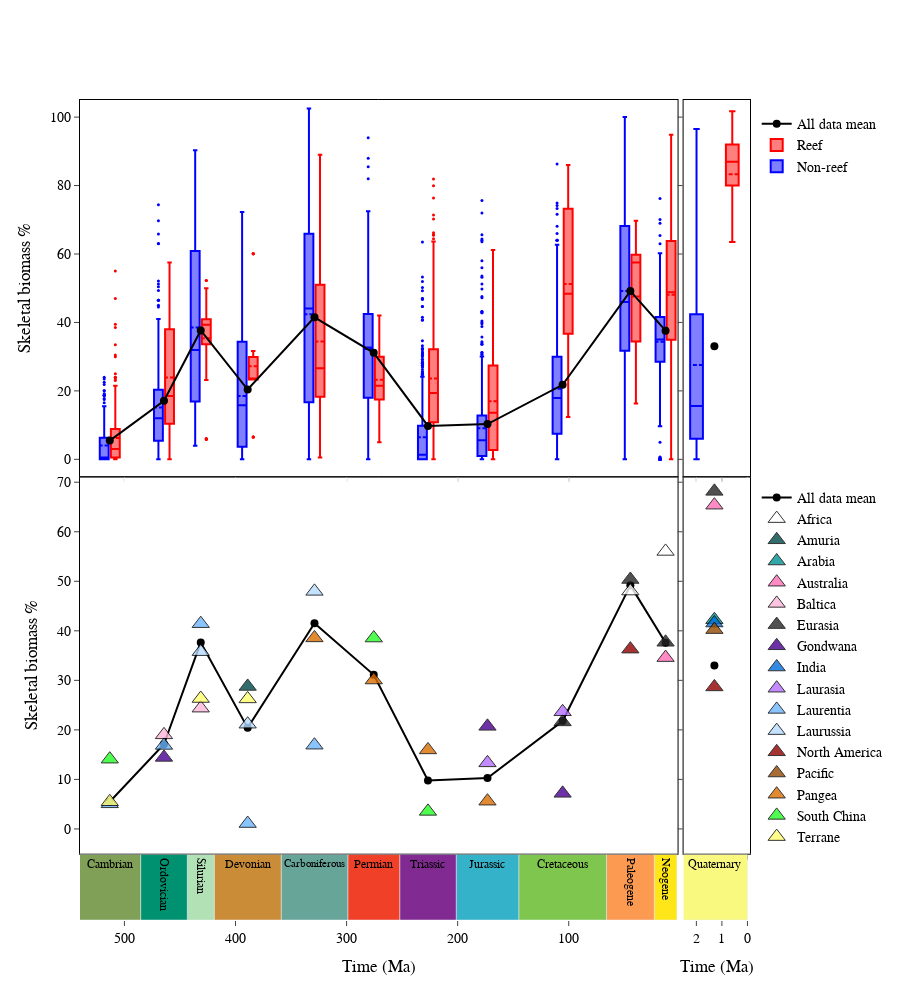

The code cell stored with this chart in its notebook:
### Markdown cell above
# Plot Figure 2

### Code cell
fig = make_subplots(rows=3, cols=2,column_widths=[0.9,0.1],
                    row_heights = [0.46, 0.46, 0.08],
                    specs=[[{"secondary_y": False},{"secondary_y": False}],
                           [{"secondary_y": False},{"secondary_y": False}],
                           [{"secondary_y": False},{"secondary_y": False}],
                          ],
                    shared_yaxes = True,shared_xaxes = True,vertical_spacing = 0.001,horizontal_spacing=0.009)

#Row 1
# reef and non reef

fig.add_trace(go.Scatter(x = data_skeletal['time'][1:],y = data_skeletal['mean'][1:],mode = 'lines+markers',
                         name = 'All data mean', showlegend = True,legendgroup='1',
                         marker = dict(color = 'black',size = 8),
                         ),row=1,col=1)
fig.add_trace(go.Scatter(x = data_skeletal['time'][:1],y = data_skeletal['mean'][:1],mode = 'lines+markers',
                         name = 'All data Mean', showlegend = False, 
                         marker = dict(color = 'black',size = 8),
                         ),row=1,col=2)

fig.add_trace(go.Box(x = reef_data['mean_ma']-5,y = reef_data['skeletal_total'],#mode = 'lines+markers',
                         name = 'Reef', showlegend = True,width=8,boxmean=True,legendgroup='1',
                         marker = dict(color = 'red',size = 3,),
                         ),row=1,col=1) ## -5 is for positioning the box on the plot
fig.add_trace(go.Box(x = non_reef_data['mean_ma']+5,y = non_reef_data['skeletal_total'],#mode = 'lines+markers',
                         name = 'Non-reef', showlegend = True,width=8,boxmean=True,legendgroup='1',
                         marker = dict(color = 'blue',size = 3,),
                         ),row=1,col=1) ## +5 is for positioning the box on the plot

fig.add_trace(go.Box(x = quart_reef['mean_ma']-0.7,y = quart_reef['skeletal_total'],#mode = 'lines+markers',
                         name = 'Reef', showlegend = False,width=0.5,boxmean=True,
                         marker = dict(color = 'red',size = 0.05,),
                         ),row=1,col=2) ## -5 is for positioning the box on the plot
fig.add_trace(go.Box(x = quart_non_reef['mean_ma']+0.7,y = quart_non_reef['skeletal_total'],#mode = 'lines+markers',
                         name = 'Non-reef', showlegend = False,width=0.5,boxmean=True,
                         marker = dict(color = 'blue',size = 0.05,),
                         ),row=1,col=2) ## +5 is for positioning the box on the plot

fig.update_xaxes(range=(540,2.01),ticks = 'outside',showline = True, showticklabels = False,mirror=True,
                          linecolor = 'black',row=1,col=1)
fig.update_xaxes(range=(2.5,-0.1),ticks = 'outside',showline = True, showticklabels = False,mirror=True,
                          linecolor = 'black',row=1,col=2)

fig.update_layout(boxmode='group')

# Row 2

fig.add_trace(go.Scatter(x = data_skeletal['time'][1:],y = data_skeletal['mean'][1:],mode = 'lines+markers',
                         name = 'All data mean', 
                         showlegend = True, legendgroup='2',
                         marker = dict(color = 'black',size = 8)
                         ),row=2,col=1)

fig.add_trace(go.Scatter(x = data_skeletal['time'][:1],y = data_skeletal['mean'][:1],mode = 'lines+markers',
                         
                         showlegend = False,
                         marker = dict(color = 'black',size = 8)
                         ),row=2,col=2)

for i, continent in enumerate(paleocontinents):
    subset = data_skeletal_continent[data_skeletal_continent['paleocontinent'] == continent]
    
    fig.add_trace(go.Scatter(x = subset[~(subset['period'] =='Quaternary')]['time'],
                             y = subset[~(subset['period']=='Quaternary')]['mean'],mode = 'markers',
                             showlegend = True, legendgroup='2', name=continent,
                             marker = dict(size = 15, color=colors[i], opacity=0.8,
                                           symbol='triangle-up', line=dict(color='black',width=1)),
                             ),row=2,col=1)

    if len(subset[~(subset['period'] =='Quaternary')]) == 0:
        showlegend=True
    else:
        showlegend=False
    fig.add_trace(go.Scatter(x = subset[subset['period']=='Quaternary']['time'],
                             y = subset[subset['period']=='Quaternary']['mean'],mode = 'markers',
                             showlegend = showlegend, legendgroup='2', name=continent,
                             marker = dict(size = 15, color=colors[i], opacity=0.8,
                                           symbol='triangle-up', line=dict(color='black',width=1)),
                             ),row=2,col=2)

fig.update_xaxes(ticks = 'outside',showline = True, 
                         mirror = True,linecolor = 'black',row=2,col=1)
fig.update_xaxes(range=(2.5,-0.1),ticks = 'outside',showline = True, 
                         mirror = True,linecolor = 'black',row=2,col=2)

#Row 3
#time
plot_utils.plot_time(fig,time_period[1:],width_period[1:],3,1)
plot_utils.plot_time(fig,time_period[:1],width_period[:1],3,2)

#y_axes
fig.update_yaxes(title = 'Skeletal biomass %',ticks = 'outside',showline = True,title_font_family='Helvetica', 
                         mirror = True,linecolor = 'black',row=1,col=1)
fig.update_yaxes(title = 'Skeletal biomass %',ticks = 'outside',showline = True,title_font_family='Helvetica', 
                         mirror = True,linecolor = 'black',row=2,col=1)
fig.update_yaxes(ticks = 'outside',showline = True,title_font_family='Helvetica', 
                         mirror = True,linecolor = 'black',row=1,col=2)
fig.update_yaxes(ticks = 'outside',showline = True,title_font_family='Helvetica', 
                         mirror = True,linecolor = 'black',row=2,col=2)


#x_axes
fig.update_xaxes(range=(540,2.01),ticks = 'outside',title = 'Time (Ma)',row=3,col=1)
fig.update_xaxes(range=(2.5,-0.1),ticks = 'outside',title = 'Time (Ma)',row=3,col=2)




fig.update_layout(height = 1000, width = 900,font_color = 'black', font_family='Helvetica',font_size=14,
                  paper_bgcolor = 'white',
                  plot_bgcolor = 'white',
                  yaxis1=dict(range=(-5,105)),
                  yaxis3=dict(range=(-5,71)),
                  yaxis5=dict(range=(0,0.2)),


                  
                  legend=dict(bgcolor='rgba(0,0,0,0)',valign='top',
                              yanchor="top",
                              y=0.99,
                              xanchor="left",
                              x=1.01),
                  legend_tracegroupgap = 310
                 )

fig.show()
fig.write_image('./figures/Figure_2.png',scale = 6)

### Figure 1 — Plotly figure (JSON) as saved in the notebook; plotly's stock layout.template omitted (floating-point values rounded to 4 significant figures; data arrays with more than 128 entries replaced by an {"elided": "..."} marker saying what was removed)
{"data": [{"legendgroup": "1", "marker": {"color": "black", "size": 8}, "mode": "lines+markers", "name": "All data mean", "showlegend": true, "type": "scatter", "x": [12.81, 44.51, 105.5, 173.1, 226.7, 275.5, 328.9, 389.1, 431.3, 464.4, 513.2], "xaxis": "x", "y": [37.59, 49.18, 21.79, 10.3, 9.768, 31.13, 41.51, 20.41, 37.66, 17.1, 5.48], "yaxis": "y"}, {"marker": {"color": "black", "size": 8}, "mode": "lines+markers", "name": "All data Mean", "showlegend": false, "type": "scatter", "x": [1.294], "xaxis": "x2", "y": [33.01], "yaxis": "y2"}, {"boxmean": true, "legendgroup": "1", "marker": {"color": "red", "size": 3}, "name": "Reef", "showlegend": true, "type": "box", "width": 8, "x": {"elided": "1132 float values"}, "xaxis": "x", "y": {"elided": "1132 float values"}, "yaxis": "y"}, {"boxmean": true, "legendgroup": "1", "marker": {"color": "blue", "size": 3}, "name": "Non-reef", "showlegend": true, "type": "box", "width": 8, "x": {"elided": "5537 float values"}, "xaxis": "x", "y": {"elided": "5537 float values"}, "yaxis": "y"}, {"boxmean": true, "marker": {"color": "red", "size": 0.05}, "name": "Reef", "showlegend": false, "type": "box", "width": 0.5, "x": [0.594, 0.594, 0.594, 0.594, 0.594, 0.594, 0.594, 0.594, 0.594, 0.594, 0.594, 0.594, 0.594, 0.594, 0.594, 0.594, 0.594, 0.594, 0.594, 0.594, 0.594, 0.594, 0.594, 0.594, 0.594, 0.594, 0.594, 0.594, 0.594, 0.594, 0.594, 0.594, 0.594, 0.594, 0.594, 0.594, 0.594, 0.594, 0.594, 0.594, 0.594, 0.594, 0.594, 0.594, 0.594, 0.594, 0.594, 0.594, 0.594, 0.594, 0.594, 0.594, 0.594, 0.594, 0.594, 0.594, 0.594, 0.594, 0.594, 0.594, 0.594, 0.594, 0.594, 0.594, 0.594, 0.594, 0.594, 0.594, 0.594, 0.594, 0.594, 0.594, 0.594, 0.594, 0.594, 0.594, 0.594, 0.594, 0.594, 0.594, 0.594, 0.594, 0.594, 0.594, 0.594, 0.594, 0.594, 0.594, 0.594, 0.594, 0.594, 0.594, 0.594, 0.594, 0.594, 0.594, 0.594, 0.594, 0.594, 0.594, 0.594, 0.594, 0.594, 0.594, 0.594, 0.594], "xaxis": "x2", "y": [80.4, 90.82, 84.27, 80.25, 71.8, 84.86, 86.06, 87.18, 84.36, 101.7, 100.3, 100, 87.6, 73.5, 73.7, 87.5, 93.3, 86.8, 70.98, 97.1, 85.7, 100, 92, 85.31, 96.8, 50.86, 96.9, 91.76, 90.5, 95.64, 67.27, 99.5, 70.1, 95.2, 80, 87.8, 86.2, 90.9, 80, 92, 71.8, 98.7, 80.9, 94.3, 93.4, 94.9, 90.5, 75.9, 89.6, 86.1, 95.5, 77.5, 82.5, 85.5, 87, 66.9, 89.5, 87.8, 83.6, 84.3, 82.3, 96.4, 80.51, 74.4, 84, 84.4, 82.4, 88.7, 88.3, 89.4, 97, 87.7, 93.7, 76.67, 88.87, 93, 91, 52.98, 43.86, 95, 67.49, 86.86, 87, 88, 67.64, 40.24, 79.2, 33.45, 92, 93, 88, 63.5, 69.8, 97, 91.7, 90.3, 81.4, 47.4, 95, 91.6, 97.4, 24.55, 79.1, 75.3, 80.1, 83], "yaxis": "y2"}, {"boxmean": true, "marker": {"color": "blue", "size": 0.05}, "name": "Non-reef", "showlegend": false, "type": "box", "width": 0.5, "x": {"elided": "974 float values"}, "xaxis": "x2", "y": {"elided": "974 float values"}, "yaxis": "y2"}, {"legendgroup": "2", "marker": {"color": "black", "size": 8}, "mode": "lines+markers", "name": "All data mean", "showlegend": true, "type": "scatter", "x": [12.81, 44.51, 105.5, 173.1, 226.7, 275.5, 328.9, 389.1, 431.3, 464.4, 513.2], "xaxis": "x3", "y": [37.59, 49.18, 21.79, 10.3, 9.768, 31.13, 41.51, 20.41, 37.66, 17.1, 5.48], "yaxis": "y3"}, {"marker": {"color": "black", "size": 8}, "mode": "lines+markers", "showlegend": false, "type": "scatter", "x": [1.294], "xaxis": "x4", "y": [33.01], "yaxis": "y4"}, {"legendgroup": "2", "marker": {"color": "#FFFFFF", "line": {"color": "black", "width": 1}, "opacity": 0.8, "size": 15, "symbol": "triangle-up"}, "mode": "markers", "name": "Africa", "showlegend": true, "type": "scatter", "x": [12.81, 44.51], "xaxis": "x3", "y": [56.03, 48.03], "yaxis": "y3"}, {"legendgroup": "2", "marker": {"color": "#FFFFFF", "line": {"color": "black", "width": 1}, "opacity": 0.8, "size": 15, "symbol": "triangle-up"}, "mode": "markers", "name": "Africa", "showlegend": false, "type": "scatter", "x": [], "xaxis": "x4", "y": [], "yaxis": "y4"}, {"legendgroup": "2", "marker": {"color": "#004949", "line": {"color": "black", "width": 1}, "opacity": 0.8, "size": 15, "symbol": "triangle-up"}, "mode": "markers", "name": "Amuria", "showlegend": true, "type": "scatter", "x": [389.1], "xaxis": "x3", "y": [28.77], "yaxis": "y3"}, {"legendgroup": "2", "marker": {"color": "#004949", "line": {"color": "black", "width": 1}, "opacity": 0.8, "size": 15, "symbol": "triangle-up"}, "mode": "markers", "name": "Amuria", "showlegend": false, "type": "scatter", "x": [], "xaxis": "x4", "y": [], "yaxis": "y4"}, {"legendgroup": "2", "marker": {"color": "#009292", "line": {"color": "black", "width": 1}, "opacity": 0.8, "size": 15, "symbol": "triangle-up"}, "mode": "markers", "name": "Arabia", "showlegend": true, "type": "scatter", "x": [], "xaxis": "x3", "y": [], "yaxis": "y3"}, {"legendgroup": "2", "marker": {"color": "#009292", "line": {"color": "black", "width": 1}, "opacity": 0.8, "size": 15, "symbol": "triangle-up"}, "mode": "markers", "name": "Arabia", "showlegend": true, "type": "scatter", "x": [1.294], "xaxis": "x4", "y": [42.24], "yaxis": "y4"}, {"legendgroup": "2", "marker": {"color": "#ff6db6", "line": {"color": "black", "width": 1}, "opacity": 0.8, "size": 15, "symbol": "triangle-up"}, "mode": "markers", "name": "Australia", "showlegend": true, "type": "scatter", "x": [12.81], "xaxis": "x3", "y": [34.59], "yaxis": "y3"}, {"legendgroup": "2", "marker": {"color": "#ff6db6", "line": {"color": "black", "width": 1}, "opacity": 0.8, "size": 15, "symbol": "triangle-up"}, "mode": "markers", "name": "Australia", "showlegend": false, "type": "scatter", "x": [1.294], "xaxis": "x4", "y": [65.37], "yaxis": "y4"}, {"legendgroup": "2", "marker": {"color": "#ffb6db", "line": {"color": "black", "width": 1}, "opacity": 0.8, "size": 15, "symbol": "triangle-up"}, "mode": "markers", "name": "Baltica", "showlegend": true, "type": "scatter", "x": [431.3, 464.4], "xaxis": "x3", "y": [24.39, 19.0], "yaxis": "y3"}, {"legendgroup": "2", "marker": {"color": "#ffb6db", "line": {"color": "black", "width": 1}, "opacity": 0.8, "size": 15, "symbol": "triangle-up"}, "mode": "markers", "name": "Baltica", "showlegend": false, "type": "scatter", "x": [], "xaxis": "x4", "y": [], "yaxis": "y4"}, {"legendgroup": "2", "marker": {"color": "#252525", "line": {"color": "black", "width": 1}, "opacity": 0.8, "size": 15, "symbol": "triangle-up"}, "mode": "markers", "name": "Eurasia", "showlegend": true, "type": "scatter", "x": [12.81, 44.51, 105.5], "xaxis": "x3", "y": [37.69, 50.36, 21.61], "yaxis": "y3"}, {"legendgroup": "2", "marker": {"color": "#252525", "line": {"color": "black", "width": 1}, "opacity": 0.8, "size": 15, "symbol": "triangle-up"}, "mode": "markers", "name": "Eurasia", "showlegend": false, "type": "scatter", "x": [1.294], "xaxis": "x4", "y": [68.16], "yaxis": "y4"}, {"legendgroup": "2", "marker": {"color": "#490092", "line": {"color": "black", "width": 1}, "opacity": 0.8, "size": 15, "symbol": "triangle-up"}, "mode": "markers", "name": "Gondwana", "showlegend": true, "type": "scatter", "x": [105.5, 173.2, 464.4], "xaxis": "x3", "y": [7.194, 20.72, 14.44], "yaxis": "y3"}, {"legendgroup": "2", "marker": {"color": "#490092", "line": {"color": "black", "width": 1}, "opacity": 0.8, "size": 15, "symbol": "triangle-up"}, "mode": "markers", "name": "Gondwana", "showlegend": false, "type": "scatter", "x": [], "xaxis": "x4", "y": [], "yaxis": "y4"}, {"legendgroup": "2", "marker": {"color": "#006ddb", "line": {"color": "black", "width": 1}, "opacity": 0.8, "size": 15, "symbol": "triangle-up"}, "mode": "markers", "name": "India", "showlegend": true, "type": "scatter", "x": [], "xaxis": "x3", "y": [], "yaxis": "y3"}, {"legendgroup": "2", "marker": {"color": "#006ddb", "line": {"color": "black", "width": 1}, "opacity": 0.8, "size": 15, "symbol": "triangle-up"}, "mode": "markers", "name": "India", "showlegend": true, "type": "scatter", "x": [1.294], "xaxis": "x4", "y": [41.58], "yaxis": "y4"}, {"legendgroup": "2", "marker": {"color": "#b66dff", "line": {"color": "black", "width": 1}, "opacity": 0.8, "size": 15, "symbol": "triangle-up"}, "mode": "markers", "name": "Laurasia", "showlegend": true, "type": "scatter", "x": [105.5, 173.2], "xaxis": "x3", "y": [23.65, 13.34], "yaxis": "y3"}, {"legendgroup": "2", "marker": {"color": "#b66dff", "line": {"color": "black", "width": 1}, "opacity": 0.8, "size": 15, "symbol": "triangle-up"}, "mode": "markers", "name": "Laurasia", "showlegend": false, "type": "scatter", "x": [], "xaxis": "x4", "y": [], "yaxis": "y4"}, {"legendgroup": "2", "marker": {"color": "#6db6ff", "line": {"color": "black", "width": 1}, "opacity": 0.8, "size": 15, "symbol": "triangle-up"}, "mode": "markers", "name": "Laurentia", "showlegend": true, "type": "scatter", "x": [328.9, 389.0, 431.3, 464.4, 513.2], "xaxis": "x3", "y": [16.91, 1.092, 41.44, 16.87, 5.072], "yaxis": "y3"}, {"legendgroup": "2", "marker": {"color": "#6db6ff", "line": {"color": "black", "width": 1}, "opacity": 0.8, "size": 15, "symbol": "triangle-up"}, "mode": "markers", "name": "Laurentia", "showlegend": false, "type": "scatter", "x": [], "xaxis": "x4", "y": [], "yaxis": "y4"}, {"legendgroup": "2", "marker": {"color": "#b6dbff", "line": {"color": "black", "width": 1}, "opacity": 0.8, "size": 15, "symbol": "triangle-up"}, "mode": "markers", "name": "Laurussia", "showlegend": true, "type": "scatter", "x": [328.9, 389.1, 431.3], "xaxis": "x3", "y": [47.97, 21.15, 35.79], "yaxis": "y3"}, {"legendgroup": "2", "marker": {"color": "#b6dbff", "line": {"color": "black", "width": 1}, "opacity": 0.8, "size": 15, "symbol": "triangle-up"}, "mode": "markers", "name": "Laurussia", "showlegend": false, "type": "scatter", "x": [], "xaxis": "x4", "y": [], "yaxis": "y4"}, {"legendgroup": "2", "marker": {"color": "#920000", "line": {"color": "black", "width": 1}, "opacity": 0.8, "size": 15, "symbol": "triangle-up"}, "mode": "markers", "name": "North America", "showlegend": true, "type": "scatter", "x": [44.52], "xaxis": "x3", "y": [36.3], "yaxis": "y3"}, {"legendgroup": "2", "marker": {"color": "#920000", "line": {"color": "black", "width": 1}, "opacity": 0.8, "size": 15, "symbol": "triangle-up"}, "mode": "markers", "name": "North America", "showlegend": false, "type": "scatter", "x": [1.294], "xaxis": "x4", "y": [28.67], "yaxis": "y4"}, {"legendgroup": "2", "marker": {"color": "#924900", "line": {"color": "black", "width": 1}, "opacity": 0.8, "size": 15, "symbol": "triangle-up"}, "mode": "markers", "name": "Pacific", "showlegend": true, "type": "scatter", "x": [], "xaxis": "x3", "y": [], "yaxis": "y3"}, {"legendgroup": "2", "marker": {"color": "#924900", "line": {"color": "black", "width": 1}, "opacity": 0.8, "size": 15, "symbol": "triangle-up"}, "mode": "markers", "name": "Pacific", "showlegend": true, "type": "scatter", "x": [1.294], "xaxis": "x4", "y": [40.24], "yaxis": "y4"}, {"legendgroup": "2", "marker": {"color": "#db6d00", "line": {"color": "black", "width": 1}, "opacity": 0.8, "size": 15, "symbol": "triangle-up"}, "mode": "markers", "name": "Pangea", "showlegend": true, "type": "scatter", "x": [173.2, 226.7, 275.5, 328.9], "xaxis": "x3", "y": [5.604, 15.95, 30.07, 38.57], "yaxis": "y3"}, {"legendgroup": "2", "marker": {"color": "#db6d00", "line": {"color": "black", "width": 1}, "opacity": 0.8, "size": 15, "symbol": "triangle-up"}, "mode": "markers", "name": "Pangea", "showlegend": false, "type": "scatter", "x": [], "xaxis": "x4", "y": [], "yaxis": "y4"}, {"legendgroup": "2", "marker": {"color": "#24ff24", "line": {"color": "black", "width": 1}, "opacity": 0.8, "size": 15, "symbol": "triangle-up"}, "mode": "markers", "name": "South China", "showlegend": true, "type": "scatter", "x": [226.7, 275.5, 513.2], "xaxis": "x3", "y": [3.547, 38.54, 14.09], "yaxis": "y3"}, {"legendgroup": "2", "marker": {"color": "#24ff24", "line": {"color": "black", "width": 1}, "opacity": 0.8, "size": 15, "symbol": "triangle-up"}, "mode": "markers", "name": "South China", "showlegend": false, "type": "scatter", "x": [], "xaxis": "x4", "y": [], "yaxis": "y4"}, {"legendgroup": "2", "marker": {"color": "#ffff6d", "line": {"color": "black", "width": 1}, "opacity": 0.8, "size": 15, "symbol": "triangle-up"}, "mode": "markers", "name": "Terrane", "showlegend": true, "type": "scatter", "x": [389.0, 431.3, 513.2], "xaxis": "x3", "y": [26.26, 26.33, 5.482], "yaxis": "y3"}, {"legendgroup": "2", "marker": {"color": "#ffff6d", "line": {"color": "black", "width": 1}, "opacity": 0.8, "size": 15, "symbol": "triangle-up"}, "mode": "markers", "name": "Terrane", "showlegend": false, "type": "scatter", "x": [], "xaxis": "x4", "y": [], "yaxis": "y4"}, {"dx": 100, "marker": {"color": ["#FFE619", "#FD9A52", "#7FC64E", "#34B2C9", "#812B92", "#F04028", "#67A599", "#CB8C37", "#B3E1B6", "#009270", "#7FA056"]}, "offset": 0, "showlegend": false, "text": ["Neogene", "Paleogene", "Cretaceous", "Jurassic", "Triassic", "Permian", "Carboniferous", "Devonian", "Silurian", "Ordovician", "Cambrian"], "textfont": {"color": "black", "family": "Arial black", "size": 12}, "textposition": "inside", "type": "bar", "width": [20.44, 42.97, 79, 56.3, 50.87, 46.73, 60, 60.3, 24.2, 42, 55.6], "x": [2.588, 23.03, 66, 145, 201.3, 252.2, 298.9, 358.9, 419.2, 443.4, 485.4], "x0": 0, "xaxis": "x5", "y": [0.2, 0.2, 0.2, 0.2, 0.2, 0.2, 0.2, 0.2, 0.2, 0.2, 0.2], "yaxis": "y5"}, {"dx": 100, "marker": {"color": ["#F9F97F"]}, "offset": 0, "showlegend": false, "text": ["Quaternary"], "textfont": {"color": "black", "family": "Arial black", "size": 12}, "textposition": "inside", "type": "bar", "width": [2.588], "x": [0], "x0": 0, "xaxis": "x6", "y": [0.2], "yaxis": "y6"}], "layout": {"boxmode": "group", "font": {"color": "black", "family": "Helvetica", "size": 14}, "height": 1000, "legend": {"bgcolor": "rgba(0,0,0,0)", "tracegroupgap": 310, "valign": "top", "x": 1.01, "xanchor": "left", "y": 0.99, "yanchor": "top"}, "paper_bgcolor": "white", "plot_bgcolor": "white", "width": 900, "xaxis": {"anchor": "y", "domain": [0, 0.8919], "linecolor": "black", "matches": "x5", "mirror": true, "range": [540, 2.01], "showline": true, "showticklabels": false, "ticks": "outside"}, "xaxis2": {"anchor": "y2", "domain": [0.9009, 1], "linecolor": "black", "matches": "x6", "mirror": true, "range": [2.5, -0.1], "showline": true, "showticklabels": false, "ticks": "outside"}, "xaxis3": {"anchor": "y3", "domain": [0, 0.8919], "linecolor": "black", "matches": "x5", "mirror": true, "showline": true, "showticklabels": false, "ticks": "outside"}, "xaxis4": {"anchor": "y4", "domain": [0.9009, 1], "linecolor": "black", "matches": "x6", "mirror": true, "range": [2.5, -0.1], "showline": true, "showticklabels": false, "ticks": "outside"}, "xaxis5": {"anchor": "y5", "domain": [0, 0.8919], "range": [540, 2.01], "ticks": "outside", "title": {"text": "Time (Ma)"}}, "xaxis6": {"anchor": "y6", "domain": [0.9009, 1], "range": [2.5, -0.1], "ticks": "outside", "title": {"text": "Time (Ma)"}}, "yaxis": {"anchor": "x", "domain": [0.5409, 1], "linecolor": "black", "mirror": true, "range": [-5, 105], "showline": true, "ticks": "outside", "title": {"font": {"family": "Helvetica"}, "text": "Skeletal biomass %"}}, "yaxis2": {"anchor": "x2", "domain": [0.5409, 1], "linecolor": "black", "matches": "y", "mirror": true, "showline": true, "showticklabels": false, "ticks": "outside", "title": {"font": {"family": "Helvetica"}}}, "yaxis3": {"anchor": "x3", "domain": [0.08084, 0.5399], "linecolor": "black", "mirror": true, "range": [-5, 71], "showline": true, "ticks": "outside", "title": {"font": {"family": "Helvetica"}, "text": "Skeletal biomass %"}}, "yaxis4": {"anchor": "x4", "domain": [0.08084, 0.5399], "linecolor": "black", "matches": "y3", "mirror": true, "showline": true, "showticklabels": false, "ticks": "outside", "title": {"font": {"family": "Helvetica"}}}, "yaxis5": {"anchor": "x5", "domain": [0, 0.07984], "range": [0, 0.2], "showticklabels": false}, "yaxis6": {"anchor": "x6", "domain": [0, 0.07984], "matches": "y5", "showticklabels": false}}}
